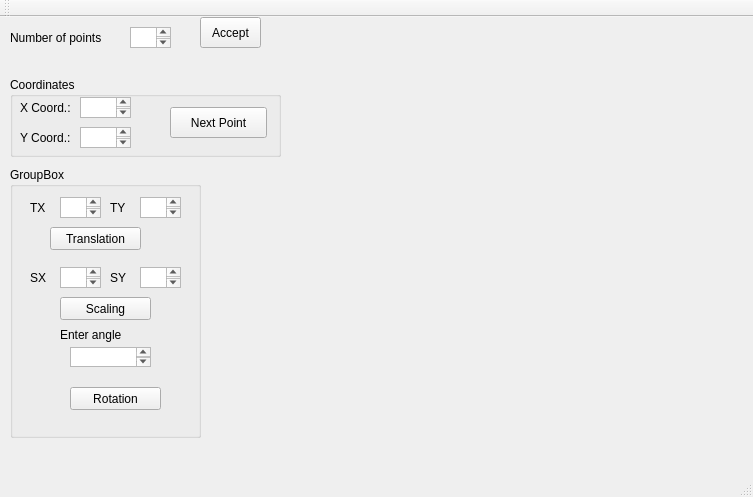
<?xml version="1.0" encoding="UTF-8"?>
<ui version="4.0">
 <class>Transformations</class>
 <widget class="QMainWindow" name="Transformations">
  <property name="geometry">
   <rect>
    <x>0</x>
    <y>0</y>
    <width>753</width>
    <height>497</height>
   </rect>
  </property>
  <property name="windowTitle">
   <string>Transformations</string>
  </property>
  <widget class="QWidget" name="centralWidget">
   <widget class="QGroupBox" name="groupBox_2">
    <property name="geometry">
     <rect>
      <x>10</x>
      <y>150</y>
      <width>191</width>
      <height>271</height>
     </rect>
    </property>
    <property name="title">
     <string>GroupBox</string>
    </property>
    <widget class="QPushButton" name="translation">
     <property name="geometry">
      <rect>
       <x>40</x>
       <y>60</y>
       <width>91</width>
       <height>23</height>
      </rect>
     </property>
     <property name="text">
      <string>Translation</string>
     </property>
    </widget>
    <widget class="QPushButton" name="scaling">
     <property name="geometry">
      <rect>
       <x>50</x>
       <y>130</y>
       <width>91</width>
       <height>23</height>
      </rect>
     </property>
     <property name="text">
      <string>Scaling</string>
     </property>
    </widget>
    <widget class="QPushButton" name="rotation">
     <property name="geometry">
      <rect>
       <x>60</x>
       <y>220</y>
       <width>91</width>
       <height>23</height>
      </rect>
     </property>
     <property name="text">
      <string>Rotation</string>
     </property>
    </widget>
    <widget class="QTextEdit" name="angleEdit">
     <property name="geometry">
      <rect>
       <x>60</x>
       <y>180</y>
       <width>81</width>
       <height>20</height>
      </rect>
     </property>
    </widget>
    <widget class="QLabel" name="label_6">
     <property name="geometry">
      <rect>
       <x>50</x>
       <y>160</y>
       <width>81</width>
       <height>16</height>
      </rect>
     </property>
     <property name="text">
      <string>Enter angle</string>
     </property>
    </widget>
    <widget class="QTextEdit" name="textEdit_4">
     <property name="geometry">
      <rect>
       <x>50</x>
       <y>30</y>
       <width>41</width>
       <height>21</height>
      </rect>
     </property>
    </widget>
    <widget class="QTextEdit" name="textEdit_5">
     <property name="geometry">
      <rect>
       <x>130</x>
       <y>30</y>
       <width>41</width>
       <height>21</height>
      </rect>
     </property>
    </widget>
    <widget class="QLabel" name="label_8">
     <property name="geometry">
      <rect>
       <x>100</x>
       <y>30</y>
       <width>21</width>
       <height>21</height>
      </rect>
     </property>
     <property name="text">
      <string>TY</string>
     </property>
    </widget>
    <widget class="QLabel" name="label_7">
     <property name="geometry">
      <rect>
       <x>20</x>
       <y>30</y>
       <width>31</width>
       <height>21</height>
      </rect>
     </property>
     <property name="text">
      <string>TX</string>
     </property>
    </widget>
    <widget class="QLabel" name="label_9">
     <property name="geometry">
      <rect>
       <x>20</x>
       <y>100</y>
       <width>31</width>
       <height>21</height>
      </rect>
     </property>
     <property name="text">
      <string>SX</string>
     </property>
    </widget>
    <widget class="QTextEdit" name="textEdit_6">
     <property name="geometry">
      <rect>
       <x>50</x>
       <y>100</y>
       <width>41</width>
       <height>21</height>
      </rect>
     </property>
    </widget>
    <widget class="QLabel" name="label_10">
     <property name="geometry">
      <rect>
       <x>100</x>
       <y>100</y>
       <width>21</width>
       <height>21</height>
      </rect>
     </property>
     <property name="text">
      <string>SY</string>
     </property>
    </widget>
    <widget class="QTextEdit" name="textEdit_7">
     <property name="geometry">
      <rect>
       <x>130</x>
       <y>100</y>
       <width>41</width>
       <height>21</height>
      </rect>
     </property>
    </widget>
   </widget>
   <widget class="QPushButton" name="pushButton_2">
    <property name="geometry">
     <rect>
      <x>200</x>
      <y>0</y>
      <width>61</width>
      <height>31</height>
     </rect>
    </property>
    <property name="text">
     <string>Accept</string>
    </property>
   </widget>
   <widget class="QTextEdit" name="textEdit">
    <property name="geometry">
     <rect>
      <x>130</x>
      <y>10</y>
      <width>41</width>
      <height>21</height>
     </rect>
    </property>
   </widget>
   <widget class="QLabel" name="label_5">
    <property name="geometry">
     <rect>
      <x>290</x>
      <y>30</y>
      <width>400</width>
      <height>300</height>
     </rect>
    </property>
    <property name="text">
     <string/>
    </property>
   </widget>
   <widget class="QLabel" name="label">
    <property name="geometry">
     <rect>
      <x>10</x>
      <y>10</y>
      <width>121</width>
      <height>21</height>
     </rect>
    </property>
    <property name="text">
     <string>Number of points</string>
    </property>
   </widget>
   <widget class="QLabel" name="label_4">
    <property name="geometry">
     <rect>
      <x>20</x>
      <y>50</y>
      <width>151</width>
      <height>16</height>
     </rect>
    </property>
    <property name="text">
     <string/>
    </property>
   </widget>
   <widget class="QGroupBox" name="groupBox">
    <property name="geometry">
     <rect>
      <x>10</x>
      <y>60</y>
      <width>271</width>
      <height>80</height>
     </rect>
    </property>
    <property name="title">
     <string>Coordinates</string>
    </property>
    <widget class="QLabel" name="label_2">
     <property name="geometry">
      <rect>
       <x>10</x>
       <y>20</y>
       <width>61</width>
       <height>21</height>
      </rect>
     </property>
     <property name="text">
      <string>X Coord.:</string>
     </property>
    </widget>
    <widget class="QLabel" name="label_3">
     <property name="geometry">
      <rect>
       <x>10</x>
       <y>50</y>
       <width>65</width>
       <height>21</height>
      </rect>
     </property>
     <property name="text">
      <string>Y Coord.:</string>
     </property>
    </widget>
    <widget class="QTextEdit" name="textEdit_2">
     <property name="geometry">
      <rect>
       <x>70</x>
       <y>20</y>
       <width>51</width>
       <height>21</height>
      </rect>
     </property>
    </widget>
    <widget class="QTextEdit" name="textEdit_3">
     <property name="geometry">
      <rect>
       <x>70</x>
       <y>50</y>
       <width>51</width>
       <height>21</height>
      </rect>
     </property>
    </widget>
    <widget class="QPushButton" name="pushButton">
     <property name="geometry">
      <rect>
       <x>160</x>
       <y>30</y>
       <width>97</width>
       <height>31</height>
      </rect>
     </property>
     <property name="text">
      <string>Next Point</string>
     </property>
    </widget>
   </widget>
  </widget>
  <widget class="QMenuBar" name="menuBar">
   <property name="geometry">
    <rect>
     <x>0</x>
     <y>0</y>
     <width>753</width>
     <height>27</height>
    </rect>
   </property>
  </widget>
  <widget class="QToolBar" name="mainToolBar">
   <attribute name="toolBarArea">
    <enum>TopToolBarArea</enum>
   </attribute>
   <attribute name="toolBarBreak">
    <bool>false</bool>
   </attribute>
  </widget>
  <widget class="QStatusBar" name="statusBar"/>
 </widget>
 <layoutdefault spacing="6" margin="11"/>
 <resources/>
 <connections/>
</ui>
